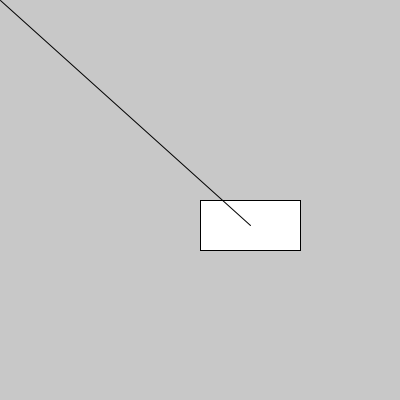
Frame 1 (no input)
Frame 60 (the mouse pressed at the canvas centre just before this capture): identical to frame 1, image omitted
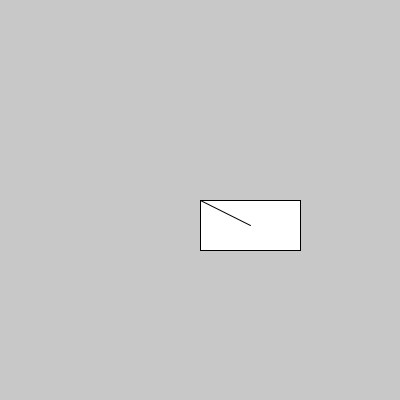
Frame 120 (the mouse held since frame 60 and released just before this capture)

The Processing sketch that drew these frames (run headless with seeded random() and noise(); from frame 60 on, the mouse is pressed at the canvas centre):

// Processing sketch: boton_cuadrado_click
// ── boton_cuadrado_click.pde
color miColor = color(200);

void setup() {
  size(400, 400);
  textSize(30);
}

void draw() {
  background(miColor);
  if(mouseX > 200 && mouseX < 300 && mouseY > 200 && mouseY < 250){
    fill(100);
  }else{
    fill(255);
  }
  
  rect(200,200,100,50);
  line(mouseX, mouseY, 250,225);
  
}

void mouseClicked() {
  if(mouseX > 200 && mouseX < 300 && mouseY > 200 && mouseY < 250){
    miColor = color(255, 0, 0);
  }
}

void keyPressed() {
}
